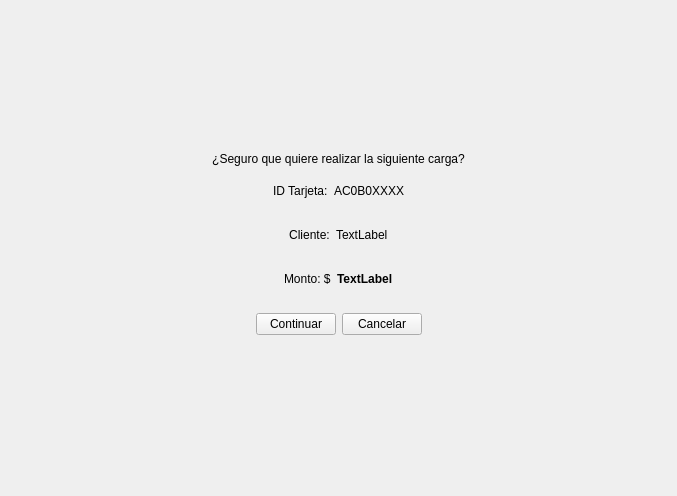
<?xml version="1.0" encoding="UTF-8"?>
<ui version="4.0">
 <class>confirm_charge</class>
 <widget class="QWidget" name="confirm_charge">
  <property name="geometry">
   <rect>
    <x>0</x>
    <y>0</y>
    <width>677</width>
    <height>496</height>
   </rect>
  </property>
  <property name="windowTitle">
   <string>Form</string>
  </property>
  <layout class="QVBoxLayout" name="verticalLayout">
   <item>
    <spacer name="top_space">
     <property name="orientation">
      <enum>Qt::Vertical</enum>
     </property>
     <property name="sizeHint" stdset="0">
      <size>
       <width>20</width>
       <height>131</height>
      </size>
     </property>
    </spacer>
   </item>
   <item>
    <widget class="QLabel" name="confirm_lbl">
     <property name="text">
      <string>¿Seguro que quiere realizar la siguiente carga?</string>
     </property>
     <property name="alignment">
      <set>Qt::AlignCenter</set>
     </property>
    </widget>
   </item>
   <item>
    <widget class="QWidget" name="widget_2" native="true">
     <layout class="QHBoxLayout" name="horizontalLayout_2">
      <item>
       <spacer name="horizontalSpacer">
        <property name="orientation">
         <enum>Qt::Horizontal</enum>
        </property>
        <property name="sizeHint" stdset="0">
         <size>
          <width>40</width>
          <height>20</height>
         </size>
        </property>
       </spacer>
      </item>
      <item>
       <widget class="QLabel" name="card_text_lbl">
        <property name="text">
         <string>ID Tarjeta:</string>
        </property>
       </widget>
      </item>
      <item>
       <widget class="QLabel" name="card_lbl">
        <property name="text">
         <string>AC0B0XXXX</string>
        </property>
        <property name="alignment">
         <set>Qt::AlignCenter</set>
        </property>
       </widget>
      </item>
      <item>
       <spacer name="horizontalSpacer_2">
        <property name="orientation">
         <enum>Qt::Horizontal</enum>
        </property>
        <property name="sizeHint" stdset="0">
         <size>
          <width>40</width>
          <height>20</height>
         </size>
        </property>
       </spacer>
      </item>
     </layout>
    </widget>
   </item>
   <item>
    <widget class="QWidget" name="widget_3" native="true">
     <layout class="QHBoxLayout" name="horizontalLayout_3">
      <item>
       <spacer name="horizontalSpacer_3">
        <property name="orientation">
         <enum>Qt::Horizontal</enum>
        </property>
        <property name="sizeHint" stdset="0">
         <size>
          <width>40</width>
          <height>20</height>
         </size>
        </property>
       </spacer>
      </item>
      <item>
       <widget class="QLabel" name="name_text_lbl">
        <property name="text">
         <string>Cliente:</string>
        </property>
        <property name="alignment">
         <set>Qt::AlignCenter</set>
        </property>
       </widget>
      </item>
      <item>
       <widget class="QLabel" name="name_lbl">
        <property name="text">
         <string>TextLabel</string>
        </property>
       </widget>
      </item>
      <item>
       <spacer name="horizontalSpacer_4">
        <property name="orientation">
         <enum>Qt::Horizontal</enum>
        </property>
        <property name="sizeHint" stdset="0">
         <size>
          <width>40</width>
          <height>20</height>
         </size>
        </property>
       </spacer>
      </item>
     </layout>
    </widget>
   </item>
   <item>
    <widget class="QWidget" name="balance_container" native="true">
     <layout class="QHBoxLayout" name="horizontalLayout_4">
      <item>
       <spacer name="horizontalSpacer_5">
        <property name="orientation">
         <enum>Qt::Horizontal</enum>
        </property>
        <property name="sizeHint" stdset="0">
         <size>
          <width>40</width>
          <height>20</height>
         </size>
        </property>
       </spacer>
      </item>
      <item>
       <widget class="QLabel" name="balance_txt_lbl">
        <property name="text">
         <string>Monto: $</string>
        </property>
       </widget>
      </item>
      <item>
       <widget class="QLabel" name="balance_lbl">
        <property name="font">
         <font>
          <weight>75</weight>
          <bold>true</bold>
         </font>
        </property>
        <property name="text">
         <string>TextLabel</string>
        </property>
       </widget>
      </item>
      <item>
       <spacer name="horizontalSpacer_6">
        <property name="orientation">
         <enum>Qt::Horizontal</enum>
        </property>
        <property name="sizeHint" stdset="0">
         <size>
          <width>40</width>
          <height>20</height>
         </size>
        </property>
       </spacer>
      </item>
     </layout>
    </widget>
   </item>
   <item>
    <widget class="QWidget" name="widget" native="true">
     <layout class="QHBoxLayout" name="horizontalLayout">
      <item>
       <spacer name="left_space">
        <property name="orientation">
         <enum>Qt::Horizontal</enum>
        </property>
        <property name="sizeHint" stdset="0">
         <size>
          <width>40</width>
          <height>20</height>
         </size>
        </property>
       </spacer>
      </item>
      <item>
       <widget class="QPushButton" name="confirm_btn">
        <property name="sizePolicy">
         <sizepolicy hsizetype="Minimum" vsizetype="Fixed">
          <horstretch>0</horstretch>
          <verstretch>0</verstretch>
         </sizepolicy>
        </property>
        <property name="text">
         <string>Continuar</string>
        </property>
       </widget>
      </item>
      <item>
       <widget class="QPushButton" name="cancel_btn">
        <property name="text">
         <string>Cancelar</string>
        </property>
       </widget>
      </item>
      <item>
       <spacer name="right_space">
        <property name="orientation">
         <enum>Qt::Horizontal</enum>
        </property>
        <property name="sizeHint" stdset="0">
         <size>
          <width>40</width>
          <height>20</height>
         </size>
        </property>
       </spacer>
      </item>
     </layout>
    </widget>
   </item>
   <item>
    <spacer name="bottom_space">
     <property name="orientation">
      <enum>Qt::Vertical</enum>
     </property>
     <property name="sizeHint" stdset="0">
      <size>
       <width>20</width>
       <height>131</height>
      </size>
     </property>
    </spacer>
   </item>
  </layout>
 </widget>
 <resources/>
 <connections/>
</ui>
